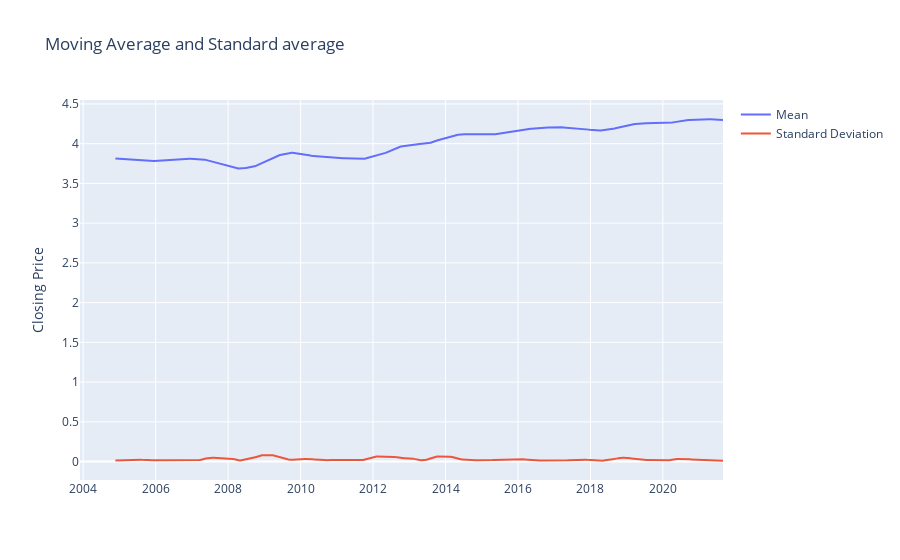

Notebook code cell kept with this figure:
### Markdown cell above
#### Use log transform to stabilize the time series and make it stationary

### Code cell
df_log = mfn.conv_to_statn(weekly[0]['close'])

### Figure 1 — Plotly figure (JSON) as saved in the notebook; plotly's stock layout.template omitted (floating-point values rounded to 4 significant figures; data arrays with more than 128 entries replaced by an {"elided": "..."} marker saying what was removed)
{"data": [{"name": "Mean", "type": "scatter", "x": {"elided": "927 str values"}, "y": {"elided": "927 float values"}}, {"name": "Standard Deviation", "type": "scatter", "x": {"elided": "927 str values"}, "y": {"elided": "927 float values"}}], "layout": {"title": {"text": "Moving Average and Standard average"}, "width": 900, "yaxis": {"title": {"text": "Closing Price"}}}}
